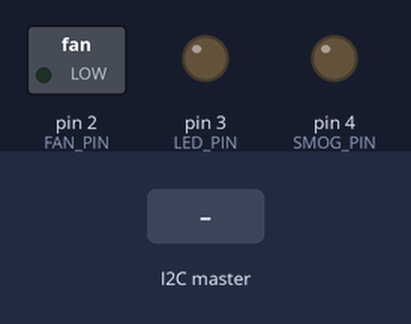
Simulated run of this sketch. Board: Arduino Uno, built with avr-gcc and run on an emulated ATmega328P. On the bench: switched loads named in the sketch (green lamp = pin HIGH), output pins drawn as LEDs (lit = HIGH). The inputs (shaded band) are chosen by the test bench. What the sketch prints to the serial monitor is not drawn.

Above: at 1.2 s.
1.3 s: the I2C master sends "T"
At 1.6 s:
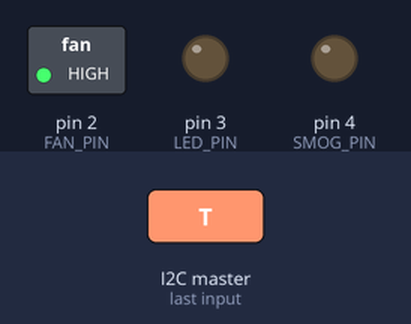
2.8 s: the I2C master sends "L"
At 3.9 s:
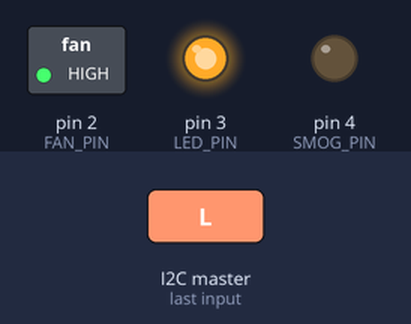
4.3 s: the I2C master sends "H"
At 5.0 s:
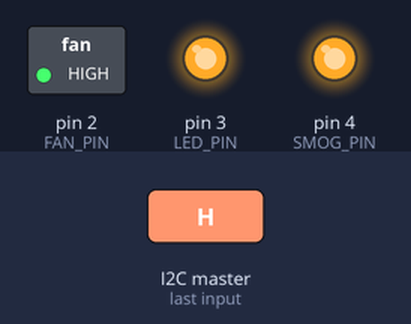
5.8 s: the I2C master sends "T"
At 6.2 s:
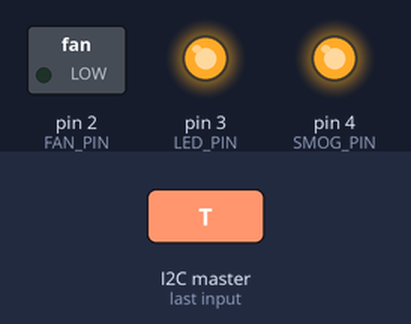
7.3 s: the I2C master sends "L"
At 8.6 s:
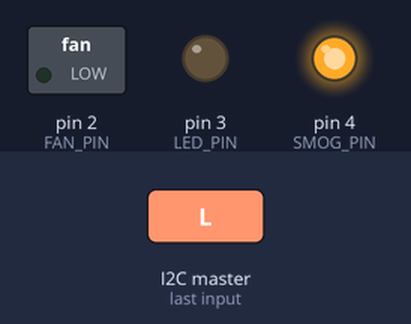
Timing chart, 0 to 9.8 s (numbered marks = the images above; inputs shaded):
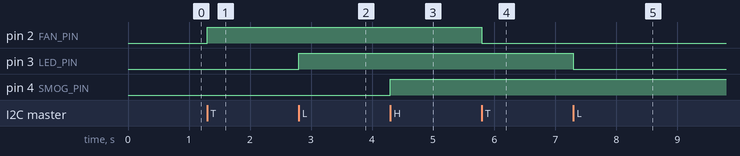

The sketch:

SmartFarm_Slave.ino
```cpp
#include <Wire.h>

// 릴레이 핀 정의
const int FAN_PIN = 2;
const int LED_PIN = 3;
const int SMOG_PIN = 4;

// I2C 슬레이브 주소
const int SLAVE_ADDRESS = 0x08;

// 현재 상태 저장
bool fanState = false;
bool ledState = false;
bool smogState = false;

void setup() {
    // 시리얼 초기화
    Serial.begin(115200);

    // 릴레이 핀 초기화
    pinMode(FAN_PIN, OUTPUT);
    pinMode(LED_PIN, OUTPUT);
    pinMode(SMOG_PIN, OUTPUT);

    // 초기 상태 설정
    digitalWrite(FAN_PIN, LOW);
    digitalWrite(LED_PIN, LOW);
    digitalWrite(SMOG_PIN, LOW);

    // I2C 슬레이브 초기화
    Wire.begin(SLAVE_ADDRESS);
    Wire.onReceive(receiveEvent);
    Wire.onRequest(requestEvent);

    Serial.println("Arduino R4 WiFi 초기화 완료");
}

void loop() {
    // 필요한 경우 여기에 추가 로직 구현
    delay(100);
}

// I2C 데이터 수신 처리
void receiveEvent(int howMany) {
    if (Wire.available()) {
        char command = Wire.read();

        switch (command) {
            case 'T':  // 팬 토글
                fanState = !fanState;
                digitalWrite(FAN_PIN, fanState ? HIGH : LOW);
                Serial.print("팬 상태 변경: ");
                Serial.println(fanState ? "ON" : "OFF");
                break;

            case 'L':  // LED 토글
                ledState = !ledState;
                digitalWrite(LED_PIN, ledState ? HIGH : LOW);
                Serial.print("LED 상태 변경: ");
                Serial.println(ledState ? "ON" : "OFF");
                break;

            case 'H':  // 가습기 토글
                smogState = !smogState;
                digitalWrite(SMOG_PIN, smogState ? HIGH : LOW);
                Serial.print("가습기 상태 변경: ");
                Serial.println(smogState ? "ON" : "OFF");
                break;

            case 'S':  // 상태 요청
                // 처리 없음 - requestEvent에서 처리
                break;
        }
    }
}

// I2C 상태 요청 응답
void requestEvent() {
    // 현재 상태 전송 (3바이트: 팬, LED, 가습기)
    Wire.write(fanState ? '1' : '0');
    Wire.write(ledState ? '1' : '0');
    Wire.write(smogState ? '1' : '0');
}
```

Measured:
- after the input at 1.3 s, pin 2 (FAN_PIN): LOW → HIGH at once
- after the input at 2.8 s, pin 3 (LED_PIN): LOW → HIGH at once
- after the input at 4.3 s, pin 4 (SMOG_PIN): LOW → HIGH at once
- after the input at 5.8 s, pin 2 (FAN_PIN): HIGH → LOW at once
- after the input at 7.3 s, pin 3 (LED_PIN): HIGH → LOW at once
